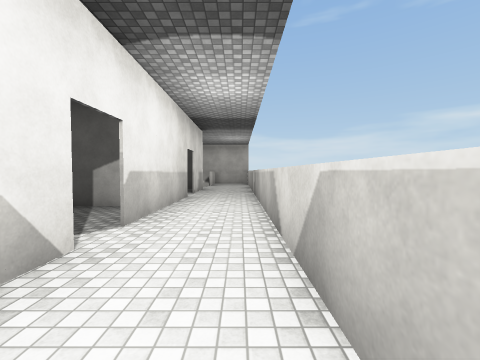
view 1 (above)

22 first-person views from a walk through a 3-D level made in the Unity game engine. The camera is 1.5 m above the floor, tilts 2° down and sees 90° across. The floor is counted in squares, 2 m on a side. Each view is taken from the middle of a square. On the plan, view 1 faces up. The plan holds only what a view shows up to about 9 squares ahead; the rest is blank. The place goes on beyond the plan. The player is left out. Surface patterns are stand-ins for the level's own textures.

view 2
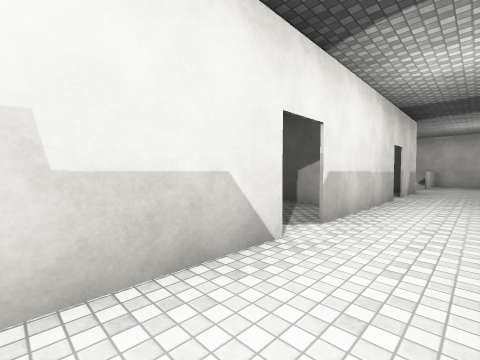

view 3
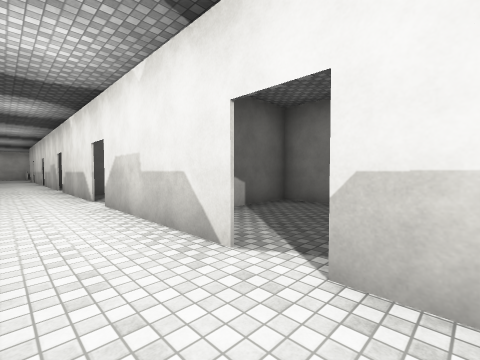

view 4
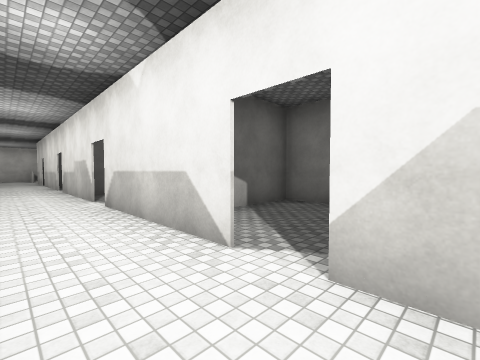

view 5
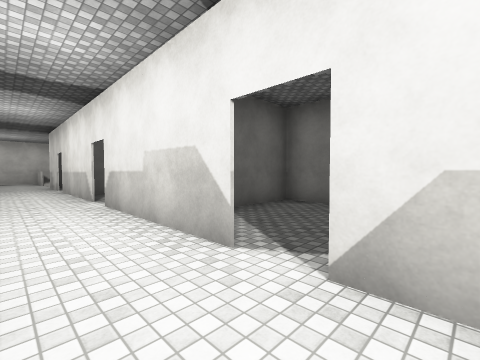

view 6
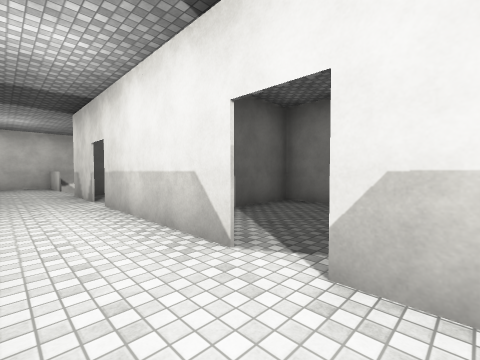

view 7
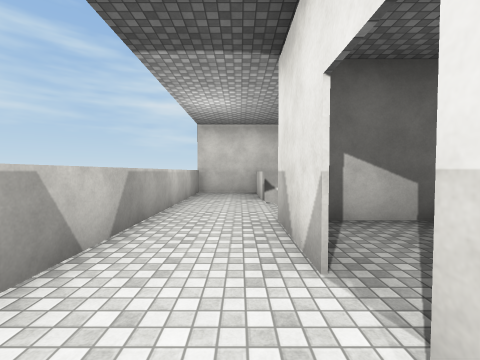

view 8
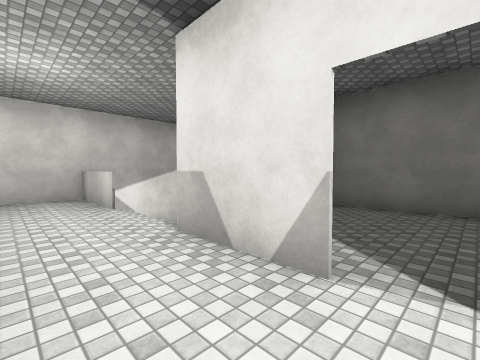

view 9
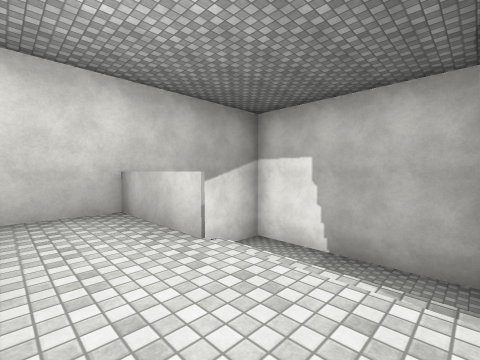

view 10
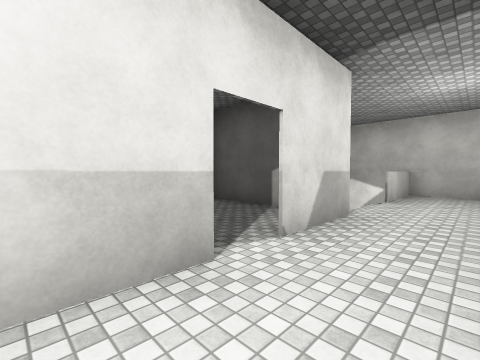

view 11
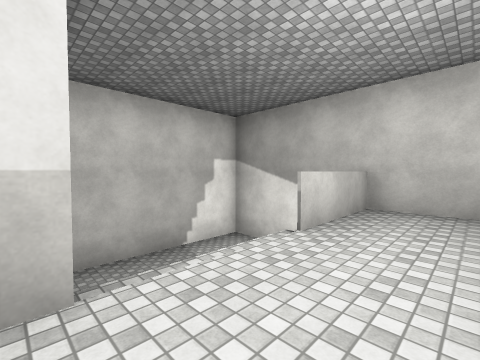

view 12
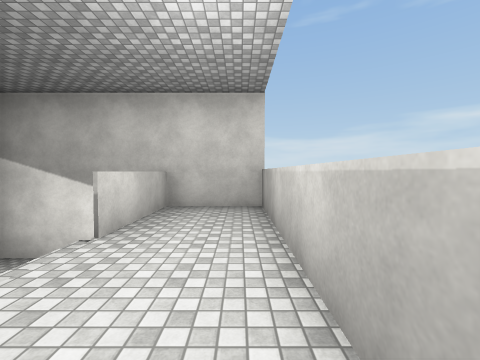

view 13
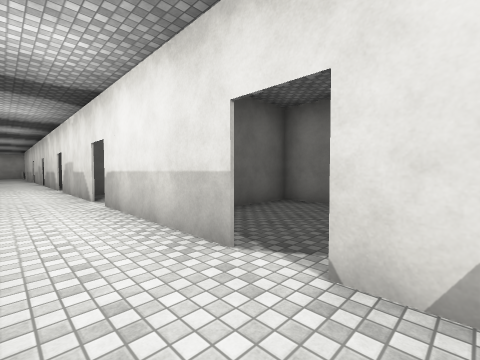

view 14
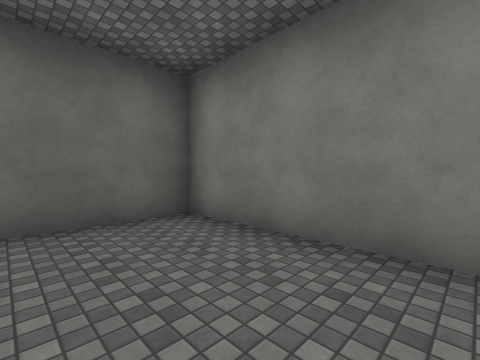

view 15
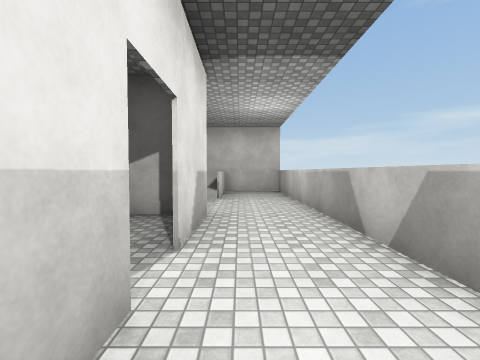

view 16
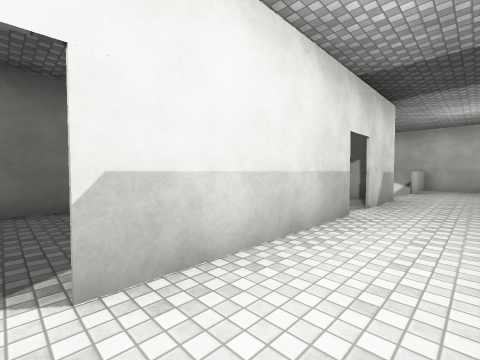

view 17
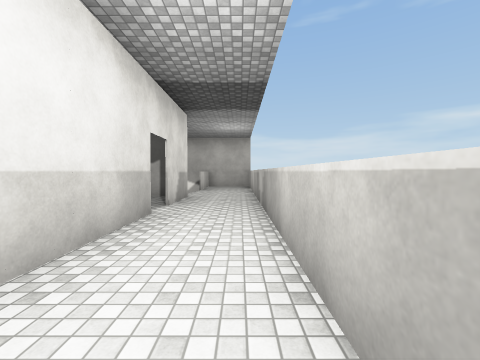

view 18
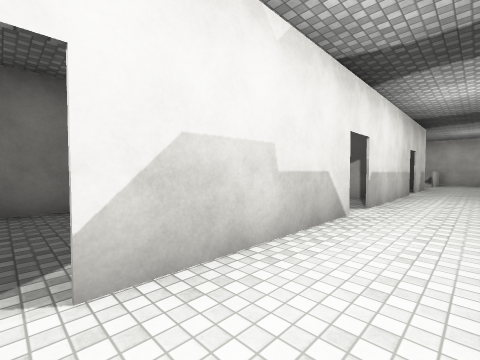

view 19
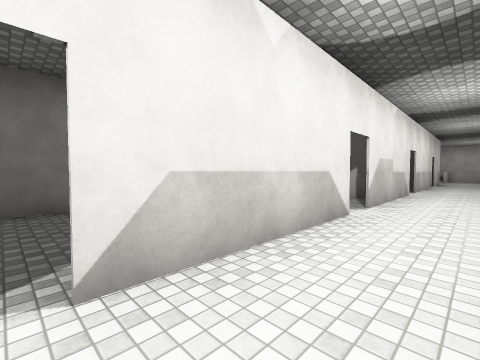

view 20
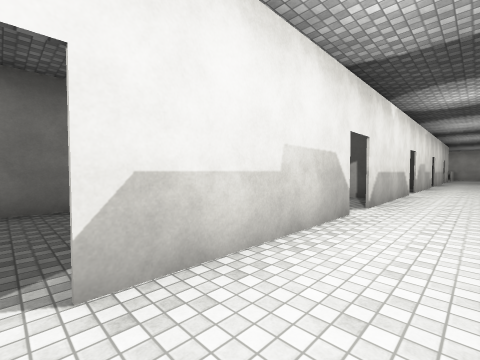

view 21
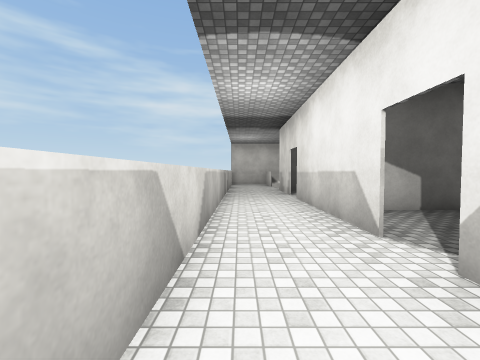

view 22
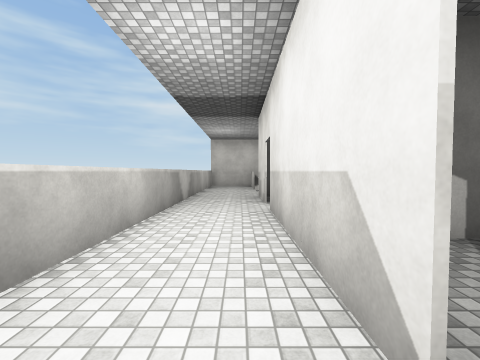

### Floor plan
Key: @ floor where view 1 was taken; # wall or solid block; . main floor; - floor 2.25 m lower than the main floor; / step, stairs or slope; v drop or lower ground.
Columns run from 6 left of view 1 to 1 right of it. Each row starts with its distance up from view 1.
 16  ### ##
 15 #--/v..#
 14 #-- /..#
 13 #-- /..#
 12 #-- /..#
 11 #-- /..#
 10  ####..#
  9 #...#..#
  8 #......#
  7 #...#..#
  6 #...#..#
  5  ####..#
  4 #...#..#
  3 #......#
  2 #...#..#
  1 #...#..#
  0  ####.@
 -1 #...#..
 -2 #......
 -3 #...#..
 -4 #...#..
 -5  ####..
 -6 #...#..
 -7 #......
 -8 #...#..
 -9 #...#..
-10  ####..
-11 #...#..#
-12 #......#
-13 #...#..#
-14 #...#..#
-15  ####..#
-16     #..#
-17 #......#
-18 #...#..#
-19 #...#..#
-20  ####..#
-21 #-- /..#
-22 #-- /..#
-23 #-- /..#
-24 #-   ..#
-25  ###v##

Positions as (right, up) in squares from view 1, and headings:
1: (0, 0), facing up
2: (0, 0), facing up-left
3: (0, 4), facing down-left
4: (0, -1), facing down-left
5: (0, -6), facing down-left
6: (0, -11), facing down-left
7: (-1, -16), facing down
8: (0, -17), facing down-left
9: (0, -20), facing down-left
10: (0, 6), facing up-left
11: (0, 10), facing up-left
12: (0, 10), facing up
13: (0, 9), facing down-left
14: (-3, 9), facing down-left
15: (-1, 6), facing up
16: (0, 3), facing up-left
17: (0, 3), facing up
18: (0, -2), facing up-left
19: (0, -7), facing up-left
20: (0, -12), facing up-left
21: (0, -10), facing down
22: (-1, -12), facing down
